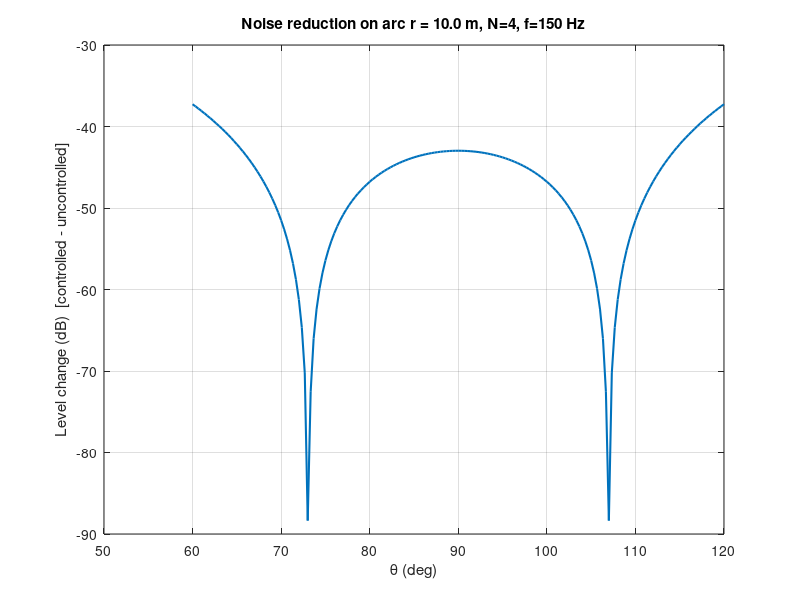
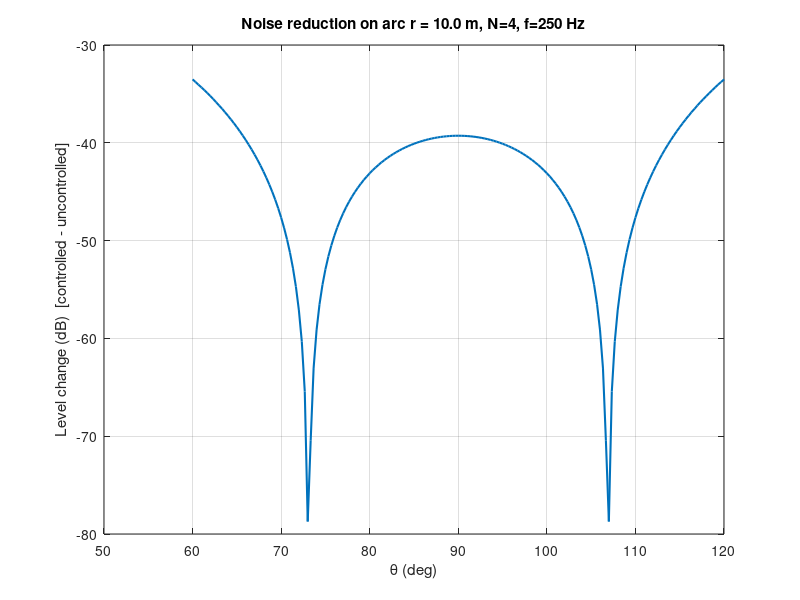
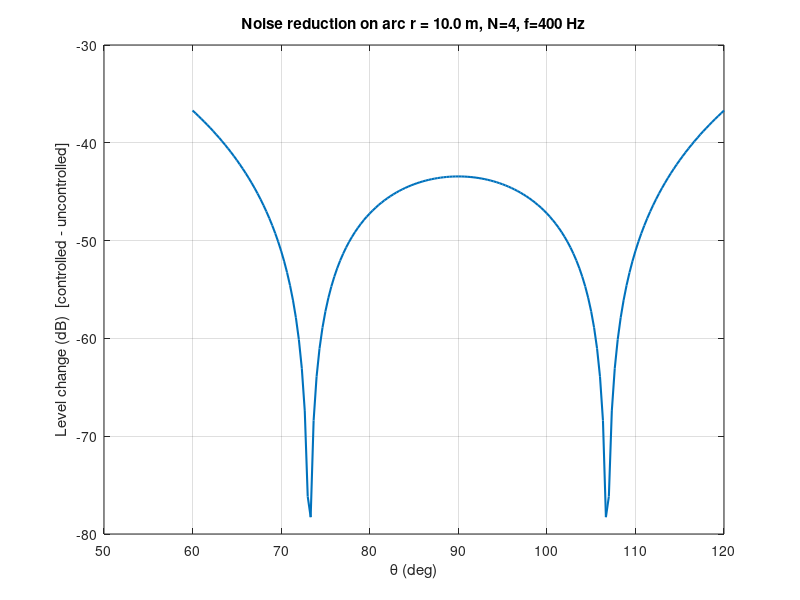
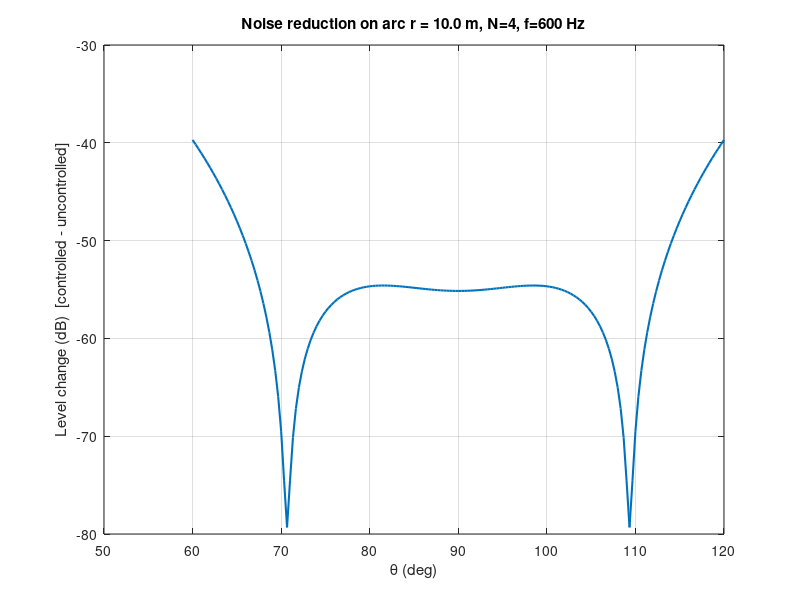

The MATLAB script that drew these images, in order:
%% Quiet-Zone ANC with Loudspeaker Array (free-field model)
% Reproduces the scenario: one primary monopole + N secondary monopoles.
% I design complex weights H(ω) by least squares to minimize pressure
% on an angular arc (the "quiet zone" wedge) and plot the achieved reduction.

clear; clc; close all;

%% -------------------- Parameters ---------------------------
c0      = 343;                     % m/s, speed of sound
freqs   = [150 250 400 600 800 1000];   % Hz to evaluate 
N       = 4;                       % number of secondary loudspeakers
spkX    = [-0.20 -0.10 0.10 0.20]; % x-locations [m] 
spkY    = [ 0     0     0     0   ]; % y-locations [m]
rqz     = 10;                      % radius (m) where we evaluate on an arc
thMin   = deg2rad(60);             % quiet-zone lower angle (rad)
thMax   = deg2rad(120);            % quiet-zone upper angle (rad)
M       = 181;                     % number of angular samples on the arc
lambda  = 1e-3;                    % Tikhonov regularization (0 = plain LS)

% Primary monopole location (origin by default)
srcXY   = [0; 0];

%% -------------------- Helper inline functions ---------------------------
kfun = @(f) 2*pi*f/c0;             % wavenumber
pol2cartM = @(r,th) [r.*cos(th); r.*sin(th)];
dist = @(P,Q) vecnorm(P - Q, 2, 1); % distance between 2xM and 2x1

% Primary field at points: b_m = e^{-j k r}/r
primaryField = @(pts, f) exp(-1j*kfun(f)*dist(pts,srcXY))./dist(pts,srcXY);

% Secondary matrix at points: G_{m i} = e^{-j k r_i}/r_i
secMatrix = @(pts, spk, f) ...
    cell2mat(arrayfun(@(i) ...
        (exp(-1j*kfun(f)*dist(pts, spk(:,i)))./dist(pts, spk(:,i))).', ...
        1:size(spk,2), 'uni', 0));

%% -------------------- Geometry ---------------------------
thetas = linspace(thMin, thMax, M);
arcXY  = pol2cartM(rqz, thetas);   % 2xM evaluation points
spkXY  = [spkX; spkY];             % 2xN speaker positions

%% -------------------- Solve and plot per frequency ----------------------
NR = zeros(numel(freqs), M);       % dB change (controlled - uncontrolled)

for ii = 1:numel(freqs)
    f = freqs(ii);

    % Build b (primary) and G (secondary) for this frequency
    b = primaryField(arcXY, f).';                  % Mx1
    G = secMatrix(arcXY, spkXY, f);                % MxN

    % Least-squares weights: H* = -(G^H G + λI)^{-1} G^H b
    H = -( (G'*G + lambda*eye(N)) \ (G'*b) );      % Nx1

    % Residual pressure on the arc
    p0 = b;                % uncontrolled primary
    pc = b + G*H;          % controlled field
    NR(ii, :) = 20*log10(abs(pc)).' - 20*log10(abs(p0)).'; %calculate noise reduction controlled fied - uncontrolled primary
    
    % Plot angle sweep at this frequency
    figure('Name', sprintf('Reduction at %d Hz', f)); 
    plot(rad2deg(thetas), NR(ii,:), 'LineWidth', 1.5); grid on;
    xlabel('\theta (deg)'); ylabel('Level change (dB)  [controlled - uncontrolled]');
    title(sprintf('Noise reduction on arc r = %.1f m, N=%d, f=%d Hz', rqz, N, f));
end

%% -------------------- Heatmap over angle & frequency --------------------
figure('Name','Reduction Heatmap');
imagesc(rad2deg([thMin thMax]), [freqs(1) freqs(end)], NR);
axis xy; colorbar; colormap turbo;
xlabel('\theta (deg)'); ylabel('Frequency (Hz)');
title('ANC reduction across angle & frequency (negative = good)');

%% -------------------- Optional: show array & arc ------------------------
figure('Name','Geometry');
plot(spkX, spkY, 'ks', 'MarkerFaceColor','k'); hold on;
plot(arcXY(1,:), arcXY(2,:), 'r-'); 
plot(srcXY(1), srcXY(2), 'bo', 'MarkerFaceColor','b');
axis equal; grid on; xlabel('x (m)'); ylabel('y (m)');
legend('Speakers','Quiet-zone arc','Primary source','Location','best');
title('Geometry (free-field monopole model)');
